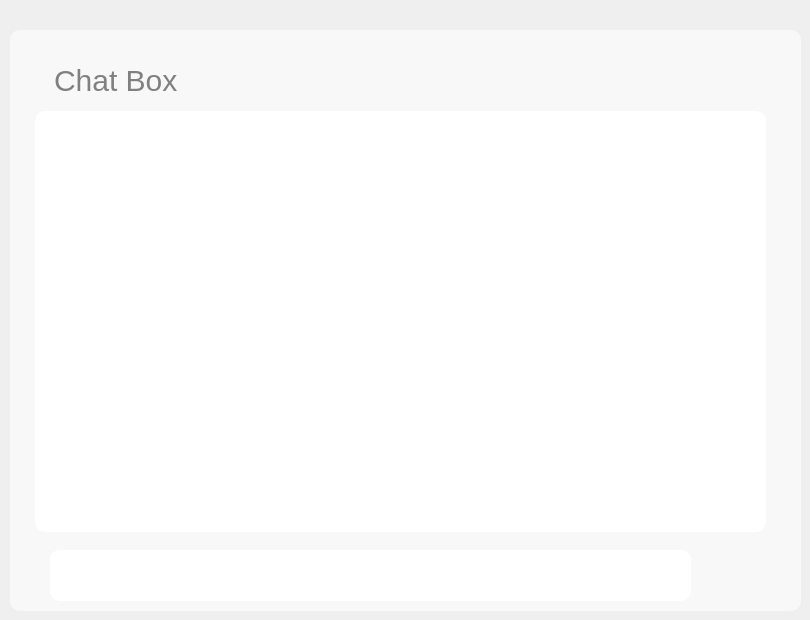
      <widget class="QWidget" name="calender_etude">
       <widget class="QGroupBox" name="groupBox_5">
        <property name="geometry">
         <rect>
          <x>10</x>
          <y>30</y>
          <width>791</width>
          <height>581</height>
         </rect>
        </property>
        <property name="styleSheet">
         <string notr="true">  	background-color: #F8F8F8;
    color: grey;
    font-size: 20px;
   border-radius: 10px;
    padding: 7px;  font-family: &quot;Berlin Sans FB&quot;, sans-serif; </string>
        </property>
        <property name="title">
         <string/>
        </property>
        <widget class="QLineEdit" name="lineEdit">
         <property name="geometry">
          <rect>
           <x>40</x>
           <y>520</y>
           <width>641</width>
           <height>51</height>
          </rect>
         </property>
         <property name="styleSheet">
          <string notr="true">QLineEdit {
    background-color: white;
    color: black;
    border: 1px solid white;
    border-radius: 10px;
    padding: 7px; 
    selection-background-color: #6dae84;
    font-size: 18px; 
}

QLineEdit:focus {
    border: 1px solid #6dae84;
}
QlineEdit:hover{
border: 1px solid #6dae84;
}</string>
         </property>
         <property name="text">
          <string/>
         </property>
        </widget>
        <widget class="QTextBrowser" name="textBrowser">
         <property name="geometry">
          <rect>
           <x>25</x>
           <y>81</y>
           <width>731</width>
           <height>421</height>
          </rect>
         </property>
         <property name="styleSheet">
          <string notr="true">QTextBrowser {
    background-color: white;
    color: black;
    border: 1px solid white;
    border-radius: 10px;
    padding: 7px; 
    selection-background-color: #6dae84;
    font-size: 18px; 
}

</string>
         </property>
        </widget>
        <widget class="QPushButton" name="pushButton_12">
         <property name="geometry">
          <rect>
           <x>690</x>
           <y>520</y>
           <width>51</width>
           <height>51</height>
          </rect>
         </property>
         <property name="styleSheet">
          <string notr="true">QPushButton {
    
	background-color: none;
	    color: blue;
    padding: 10px 20px;
    border: none;
    border-radius: 5px;
    font-size: 20px;
 font-family: &quot;Berlin Sans FB&quot;, sans-serif; 
}

QPushButton:hover {
   	background-color: #F8F8F8;
    color: grey;

}

QPushButton:pressed {
background-color: #EDF1F6;
    color: black;
}</string>
         </property>
         <property name="text">
          <string/>
         </property>
         <property name="icon">
          <iconset resource="ressources.qrc">
           <normaloff>:/new/prefix1/icon/envoyer.png</normaloff>:/new/prefix1/icon/envoyer.png</iconset>
         </property>
         <property name="iconSize">
          <size>
           <width>40</width>
           <height>40</height>
          </size>
         </property>
        </widget>
        <widget class="QLabel" name="label_18">
         <property name="geometry">
          <rect>
           <x>30</x>
           <y>30</y>
           <width>171</width>
           <height>41</height>
          </rect>
         </property>
         <property name="styleSheet">
          <string notr="true">    font-family: 'Berlin Sans FB', sans-serif;
    font-size: 30px;</string>
         </property>
         <property name="text">
          <string>Chat Box</string>
         </property>
        </widget>
       </widget>
      </widget>
